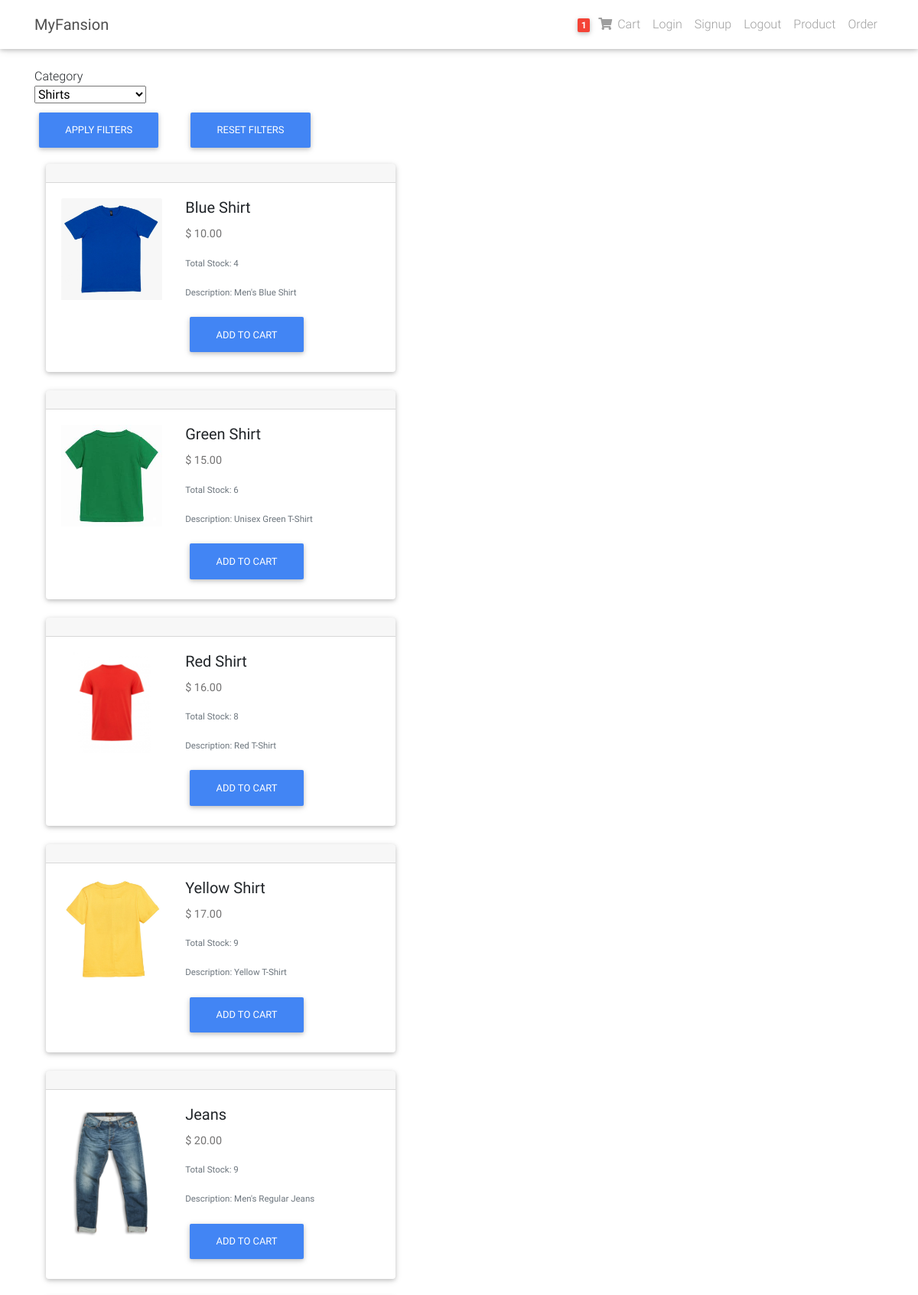
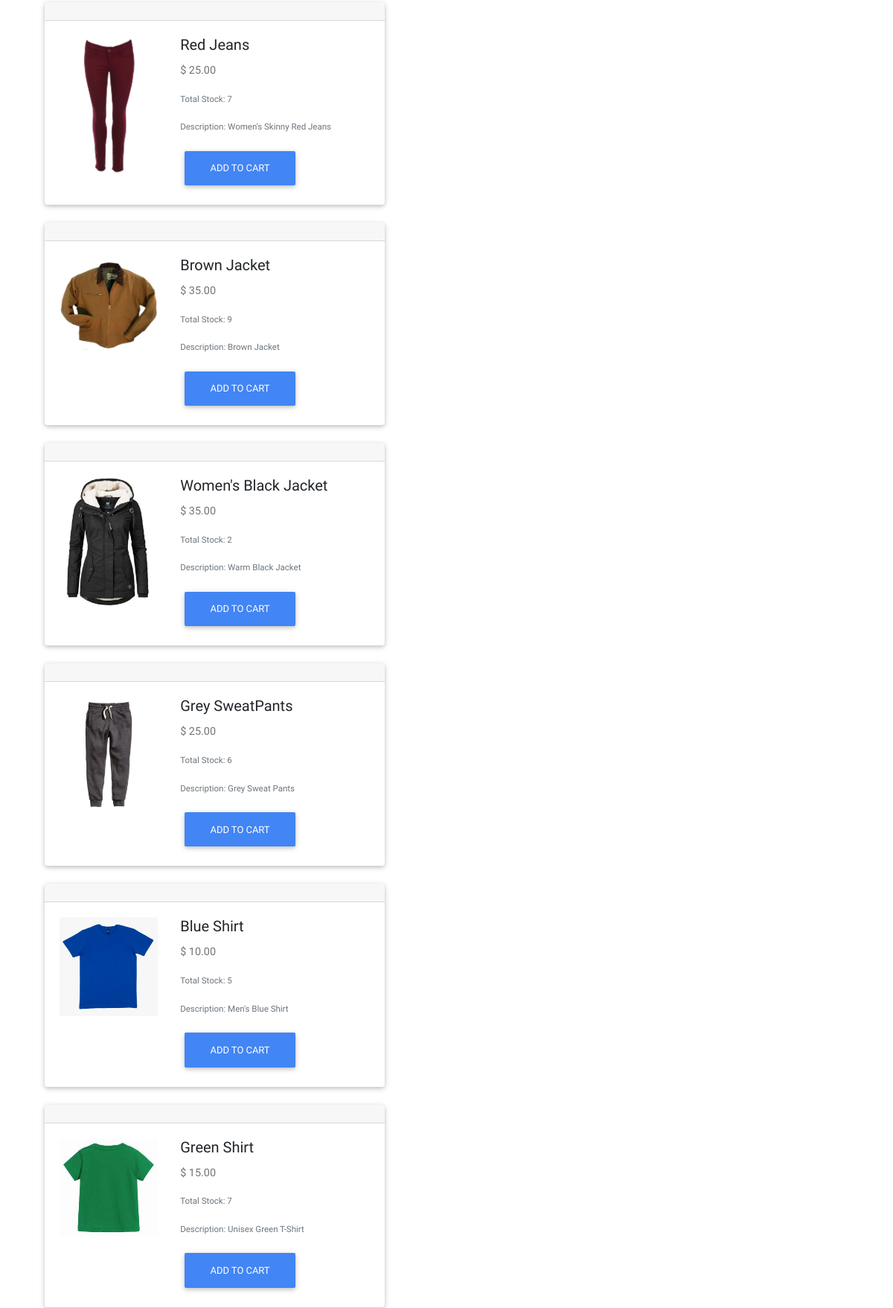
Page /product/all (upper part) on the committed database (2 pictures, top to bottom).
### product/models.py (models this page shows, shortened)
class Item(models.Model):
    name = models.CharField(max_length=30, default='Product name unavailable')
    price = models.FloatField(default=0.0)
    total_stock = models.IntegerField(default=0)
    description = models.CharField(default="Description unavailable", max_length=256)
    pic_address = models.CharField(max_length=300, default="")
    category = models.CharField(default="N/A", max_length=20)

### product/views.py (the view)
# urls.py: path('all', views.product_search, name='all'),
def product_search(request):
    products = Item.objects.all()
    categories = []
    for prod in products:
            if prod.category not in categories:
                categories.append(prod.category)
    if request.method == 'POST':
        post_dict = request.POST
        search_cat = post_dict.get("category", "")
        products = Item.objects.all().filter(category=search_cat)
        return render(request, 'product/all.html', {"products" : products, "categories" : categories})
    else:
        return render(request, 'product/all.html', {"products" : products, "categories" : categories})

### templates/product/all.html (shortened to what this page needs)
{% extends "base.html" %}
{% load static %}
{% block content %}
    <div class="container">
        <div class="top-form">
            <form method="POST" action="{% url 'product:all' %}">{% csrf_token %}
                <div class="row">
                    <div class="col-sm-3">
                        <div class="form-item">
                            <div class="label">Category</div>
                            <div class="input">
                                <select
                                        class="form-select form-select-inline"
                                        name = "category"
                                >
                                    {% for category in categories %}
                                        <option value="{{ category }}">{{ category }}</option>
                                    {% endfor %}
                                </select>
                            </div>
                        </div>
                    </div>
                </div>
                <div class="row g-2" style="margin-top: 5px; margin-bottom: 15px">
                    <div class="col-auto">
                        <button type="submit" class="btn btn-primary">Apply Filters</button>
                    </div>
            </form>
            <form method="GET" action="{% url 'product:all' %}">
                    <div class="col-auto">
                        <button
                        class="btn btn-primary"
                        >Reset Filters</button>
                    </div>
            </form>
                </div>
        </div>
        <div class="row">
            <div class="col-sm-8">
                {% for product in products %}
                    <div class="col-sm-8">
                        <div class="card mb-4" style="max-width: 800px;">
                            <div class="card-header d-flex justify-content-between"></div>
                            <div class="row g-0">
                                <div class="col-md-4">
                                    <img class="card-img-top" style="margin: 20px"
                                         src="{% static product.pic_address %}" alt="perfume001 img">
                                </div>
                                <div class="col-md-8">
                                    <div class="card-body">
                                        <h5 class="card-title">{{ product.name }}</h5>
                                        <p class="card-text">$ {{ product.price|floatformat:2 }}</p>
                                        <p class="card-text"><small class="text-muted">Total
                                            Stock: {{ product.total_stock }}</small></p>
                                        <p class="card-text"><small
                                                class="text-muted">Description: {{ product.description }}</small></p>
                                        <form method="POST" action="{% url 'cart:add_to_cart' %}">{% csrf_token %}
                                            <div>
                                                <button type="submit" class="btn btn-primary">Add to cart</button>
                                            </div>
                                        </form>
                                    </div>
                                </div>
                            </div>
                        </div>
                    </div>
                {% endfor %}
            </div>
        </div>
{% endblock content %}

### rows in the picture
Item: category "Shirts", pic_address (picture), name "Blue Shirt", price "10.00", total_stock "4", description "Men's Blue Shirt"
Item: pic_address (picture), name "Green Shirt", price "15.00", total_stock "6", description "Unisex Green T-Shirt"
Item: pic_address (picture), name "Red Shirt", price "16.00", total_stock "8", description "Red T-Shirt"
Item: pic_address (picture), name "Yellow Shirt", price "17.00", total_stock "9", description "Yellow T-Shirt"
Item: pic_address (picture), name "Jeans", price "20.00", total_stock "9", description "Men's Regular Jeans"
Item: pic_address (picture), name "Red Jeans", price "25.00", total_stock "7", description "Women's Skinny Red Jeans"
Item: pic_address (picture), name "Brown Jacket", price "35.00", total_stock "9", description "Brown Jacket"
Item: pic_address (picture), name "Women's Black Jacket", price "35.00", total_stock "2", description "Warm Black Jacket"
Item: pic_address (picture), name "Grey SweatPants", price "25.00", total_stock "6", description "Grey Sweat Pants"
Item: pic_address (picture), name "Blue Shirt", price "10.00", total_stock "5", description "Men's Blue Shirt"
Item: pic_address (picture), name "Green Shirt", price "15.00", total_stock "7", description "Unisex Green T-Shirt"
